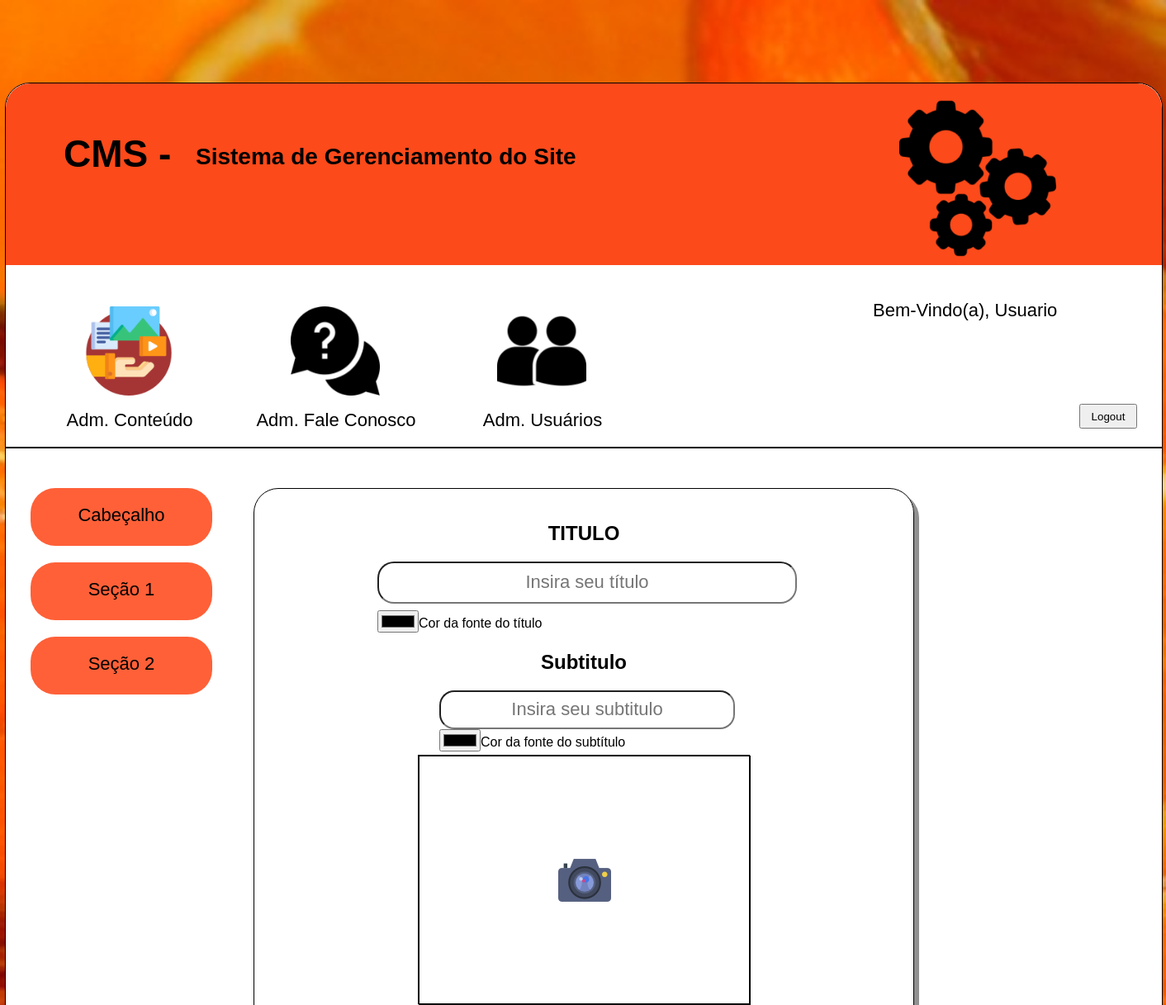
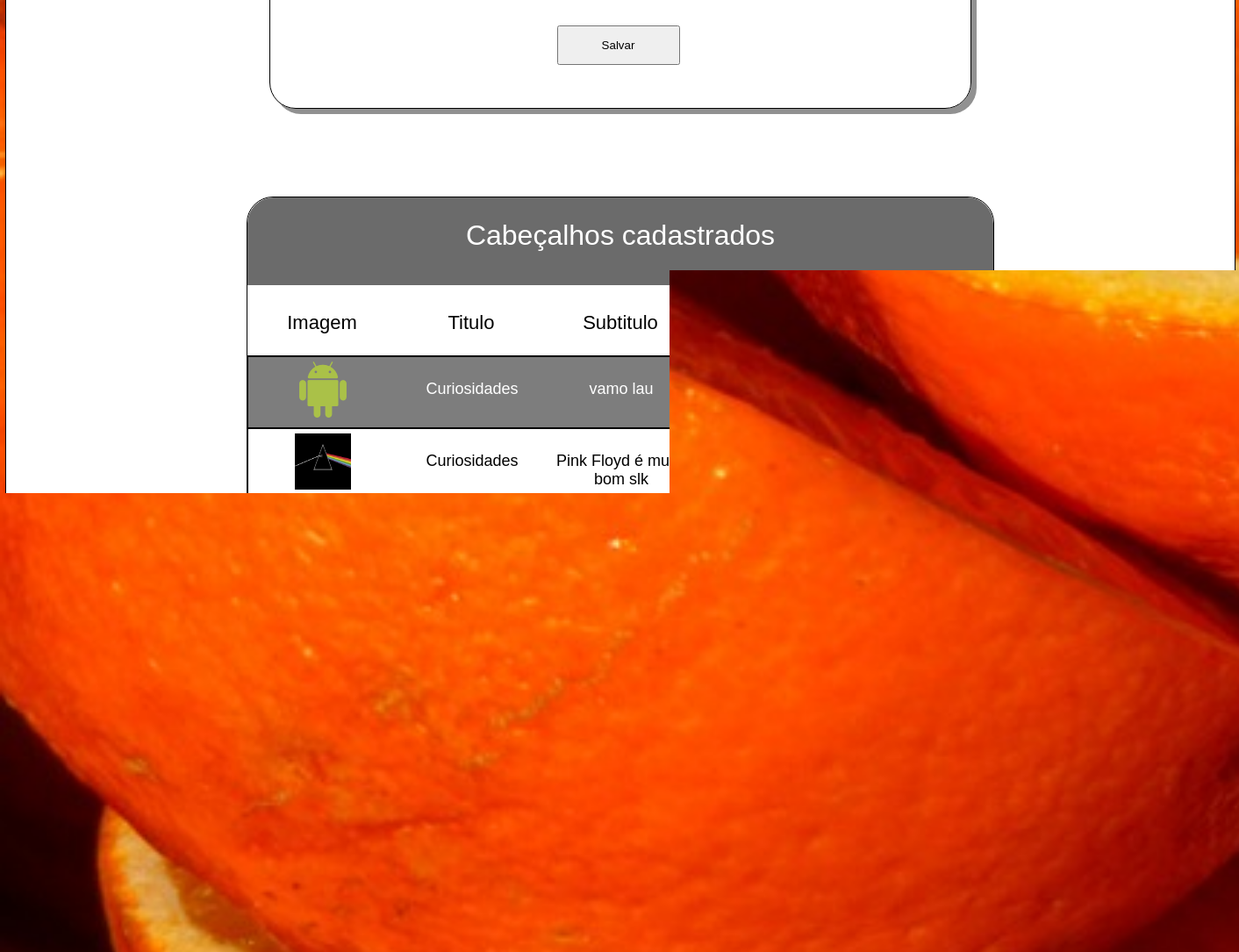
The app's page /cms/admHeaderSobre.php (signed in) with its own data (2 pictures, top to bottom).
### tables this page shows
CREATE TABLE `tblusuarios` (
  `id` int(11) NOT NULL AUTO_INCREMENT,
  `usuario` varchar(50) DEFAULT NULL,
  `nome` varchar(50) DEFAULT NULL,
  `email` varchar(50) DEFAULT NULL,
  `senha` varchar(50) DEFAULT NULL,
  `codnivel` int(11) DEFAULT NULL,
  `status` tinyint(1) DEFAULT NULL,
  PRIMARY KEY (`id`),
  KEY `codnivel` (`codnivel`),
  CONSTRAINT `tblusuarios_ibfk_1` FOREIGN KEY (`codnivel`) REFERENCES `tblniveis` (`id`)
);

CREATE TABLE `header_sobre` (
  `id` int(11) NOT NULL AUTO_INCREMENT,
  `titulo` varchar(50) DEFAULT NULL,
  `subtitulo` varchar(50) DEFAULT NULL,
  `imagem` varchar(100) DEFAULT NULL,
  `cor_titulo` varchar(20) DEFAULT NULL,
  `cor_subtitulo` varchar(20) DEFAULT NULL,
  `status` tinyint(4) DEFAULT NULL,
  PRIMARY KEY (`id`)
);

### cms/admHeaderSobre.php (the view, shortened to what this page needs)
<?php
    require_once('modulos/footer.php');
    require_once('modulos/funcoes.php');
    $conexao = conexaoMysql();
    $elementoHtmlPermissoes = permissoesUsuario($conexao, $_SESSION['id_usuario']);
?>
<!DOCTYPE html>
<html lang="pt-br">
    <head>
        <link type="text/css" rel="stylesheet" href="css/style.css">
    </head>
    <body>
        <div class="imagem_fundo">
            <section class="cms">
                <div class="conteudo center">
                    <div class="container_cms center">
                        <div class='container_cabecalho_cms'>
                            <div class='cms_titulo'>
                                <div class='container_titulo'>
                                    <div class='titulo'>
                                        <div class='cont_titulo'>
                                            <h1 class='titulo_style'> CMS - </h1>
                                        </div>
                                        <div class='cms_subtitulo'>
                                            <h2 class='subtitulo_style'>
                                                Sistema de Gerenciamento do Site
                                            </h2>
                                        </div>
                                    </div>
                                </div>
                                <div class='cms_imagem'>
                                </div>
                            </div>
                            <div class='cms_menu'>
                                <?=$elementoHtmlPermissoes;?>
                                <div class='container_logout'>
                                    <p class='text_logout'>
                                    <?php
                                        $sql = "SELECT * FROM tblusuarios WHERE id = ".$_SESSION['id_usuario'];
                                        $select = mysqli_query($conexao, $sql);
                                        if($rsUsuario = mysqli_fetch_array($select))
                                        {
                                    ?>
                                        Bem-Vindo(a), <?=$rsUsuario['nome'];?>
                                    <?php } ?>
                                    </p>
                                    <form name='frmformulario' method='post' action='bd/logout.php' class='input_logout'>
                                        <input name="btnLogout" type='submit' value='Logout' class='button_logout'>
                                    </form>
                                </div>
                            </div>
                        </div>
                        <div class="cms_conteudo" id="adm-sobre">
                            <div class="container_menu">
                                <ul class="menu">
                                    <a href="admHeaderSobre.php">
                                        <li class="menu_itens">
                                            Cabeçalho
                                        </li>
                                    </a>
                                    <a href="#">
                                        <li class="menu_itens">
                                            Seção 1
                                        </li>
                                    </a>
                                    <a href="#">
                                        <li class="menu_itens">
                                            Seção 2
                                        </li>
                                    </a>
                                </ul>
                            </div>
                            <div class="container-cadastro-header center">
                                <form name="frmFormulario" method="post" action="bd/inserirHeaderSobre.php">
                                    <div class="cont-titulo-adm center">
                                        <h1 class="center txt-center">TITULO</h1>
                                        <input name="titulo" required class="titulo-admheader" type="text" maxlength="49" placeholder="Insira seu título">
                                        <input type="color" name="colorTitulo"><label>Cor da fonte do título</label>
                                    </div>
                                    <div class="cont-subtitulo-adm center">
                                        <h1 class="center txt-center">Subtitulo</h1>
                                        <input name="subtitulo" required class="subtitulo-admheader center" type="text" maxlength="49" placeholder="Insira seu subtitulo">
                                        <input type="color" name="colorSubtitulo"><label>Cor da fonte do subtítulo</label>
                                    </div>
                                    <div class="cont-preview-img center">
                                        <div id="preview-image-headersobre">
                                            <label for="input-image-headersobre" id="label-preview-image">
                                                <img src="icons/photo-camera.png" class="preview-icon-headersobre">
                                            </label>
                                        </div>
                                    </div>
                                    <div class="container-submit-headersobre center">
                                        <input name="submit-header" class="submit-headersobre center" type="submit" value="Salvar">
                                    </div>
                                </form>
                            </div>
                            <div id="container_usuarios_cadastrados_header">
                                <div class="center crud-headerSobre" id="tabela_usuarios_cadastrados-header">
                                    <div class="titulo_cadastrados">
                                        Cabeçalhos cadastrados
                                    </div>
                                    <div class="cont_cedulas_tabela">
                                        <div class="nome_cedula">
                                            Imagem
                                        </div>
                                        <div class="nome_cedula">
                                            Titulo
                                        </div>
                                        <div class="nome_cedula">
                                            Subtitulo
                                        </div>
                                        <div class="nome_cedula">
                                        </div>
                                        <div class="nome_cedula">
                                            Opções
                                        </div>
                                    </div>
                                    <?php
                                        $sql = "SELECT * FROM header_sobre";
                                        $select = mysqli_query($conexao, $sql);
                                        $contador = 0;
                                        while($rsConteudos = mysqli_fetch_array($select))
                                        {
                                            $contador++;
                                            if($contador % 2 == 0)
                                                $corLinha = "listra_branca";
                                            else
                                                $corLinha = "listra_negra";
                                    ?>
                                    <div class="container_dados_campo <?=$corLinha?>">
                                        <div class="campo_info campo-imageCrud">
                                            <img src="bd/arquivos/<?=$rsConteudos['imagem']?>" class="image-crud">
                                        </div>
                                        <div class="campo_info">
                                            <?=$rsConteudos['titulo']?>
                                        </div>
                                        <div class="campo_info">
                                            <?=$rsConteudos['subtitulo']?>
                                        </div>
                                        <div class="campo_info">
                                        <?php if($rsConteudos['status'] == 1){ ?>
                                            <a href="bd/statusHeader.php?codigo=<?=$rsConteudos['id']?>&modo=status&status=<?=$rsConteudos['status']?>">
                                                <img src="icons/icons8-toggle-on-32.png" alt="Ativar">
                                            </a>
                                        <?php } else{ ?>
                                            <a href="bd/modificarUsuarios.php?codigo=<?=$rsConteudos['id']?>&modo=status&status=<?=$rsConteudos['status']?>">
                                                <img src="icons/icons8-toggle-off-32.png" alt="Desativar">
                                            </a>
                                        <?php } ?>
                                        </div>
                                        <div class="campo_info">
                                            <div class="opcoes_imagens">
                                                <a href="admUsuarios.php?modo=editar&codigo=<?=$rsUsuarios['id'];?>">
                                                    <img src="icons/editar.png" class="imagens_opcoes">
                                                </a>
                                                <a onclick="return confirm('Você realmente deseja excluir este registro?')" href="bd/modificarUsuarios.php?modo=excluir&codigo=<?=$rsConteudos['id']?>">
                                                    <img src="icons/claro.png" class="imagens_opcoes">
                                                </a>
                                            </div>
                                        </div>
                                    </div>
                                    <?php } ?>
                                </div>
                            </div>
                        </div>
                    </div>
                </div>
            </section>
            <?=$footer;?>
        </div>
    </body>
</html>

### records on screen
tblusuarios: nome "Usuario"
header_sobre: imagem (picture), titulo "Curiosidades", subtitulo "vamo lau", status 0 (drawn)
header_sobre: imagem (picture), titulo "Curiosidades", subtitulo "Pink Floyd é muito bom slk", status 1 (drawn)
header_sobre: imagem (picture), titulo "asdasd", subtitulo "asdasd", status 0 (drawn)
